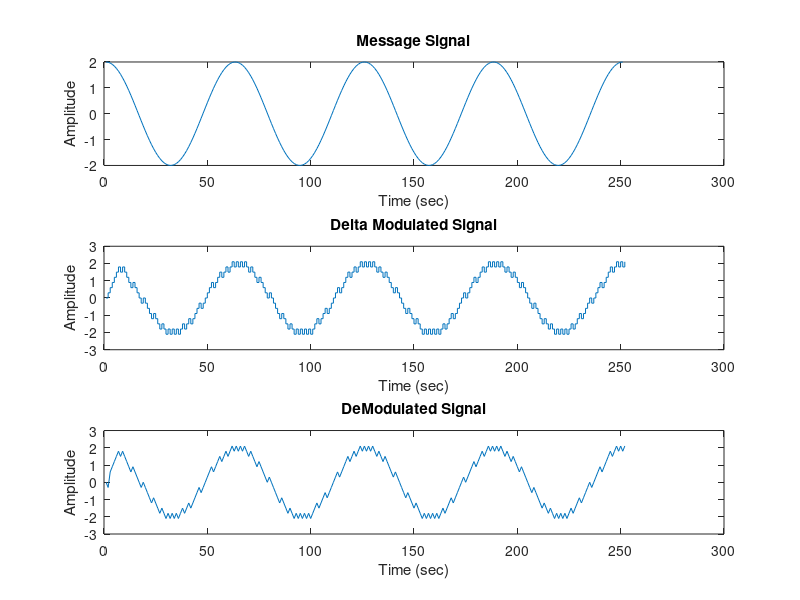

MATLAB code for this plot:
clc;
clear all;
close all;
Am = 2;
fm = 4;
fs = 250;

Tm = 1/fs;
t = 0: Tm : 1;
Ym = Am*cos(2*pi*fm*t); %% msg signal
subplot(3,1,1);
plot(Ym);
title("Message Signal");
xlabel("Time (sec)");
ylabel("Amplitude");
l = length(Ym);
delta = 0.3;
Yn=0; %% Delta modulated signal
for i=1:l;
if Ym(i)>Yn(i)
d(i)=1;
Yn(i+1) = Yn(i) + delta;
else
d(i)=0;
Yn(i+1) = Yn(i) - delta;
end
end
subplot(3,1,2);
stairs(Yn);
title("Delta Modulated Signal");
xlabel("Time (sec)");
ylabel("Amplitude");
for i = 1 : d
if d(i)>Yn(i)
Yn(i+1) = Yn(i) - delta;
else
Yn(i+1) = Yn(i) + delta;
end
end
subplot(3,1,3);
plot(Yn);
title("DeModulated Signal");
xlabel("Time (sec)");
ylabel("Amplitude");